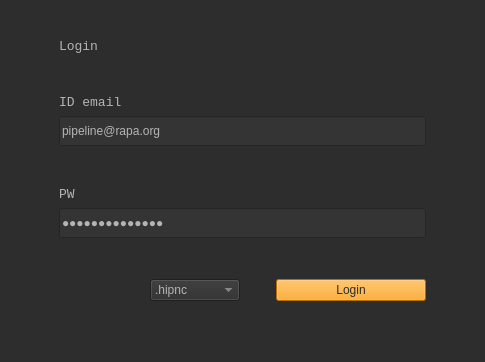
<?xml version="1.0" encoding="UTF-8"?>
<ui version="4.0">
 <class>MainWindow</class>
 <widget class="QMainWindow" name="MainWindow">
  <property name="enabled">
   <bool>true</bool>
  </property>
  <property name="geometry">
   <rect>
    <x>0</x>
    <y>0</y>
    <width>485</width>
    <height>362</height>
   </rect>
  </property>
  <property name="maximumSize">
   <size>
    <width>500</width>
    <height>400</height>
   </size>
  </property>
  <property name="windowTitle">
   <string>MainWindow</string>
  </property>
  <property name="styleSheet">
   <string notr="true">background-color: rgb(45, 45, 45);
selection-background-color: rgb(48, 140, 198);
font: 10pt&quot;Courier New&quot;;
color: rgb(180, 180, 180);
</string>
  </property>
  <widget class="QWidget" name="centralwidget">
   <property name="enabled">
    <bool>true</bool>
   </property>
   <property name="styleSheet">
    <string notr="true"/>
   </property>
   <layout class="QGridLayout" name="gridLayout">
    <item row="0" column="0">
     <layout class="QVBoxLayout" name="verticalLayout_2">
      <property name="spacing">
       <number>6</number>
      </property>
      <property name="leftMargin">
       <number>50</number>
      </property>
      <property name="topMargin">
       <number>30</number>
      </property>
      <property name="rightMargin">
       <number>50</number>
      </property>
      <property name="bottomMargin">
       <number>30</number>
      </property>
      <item>
       <widget class="QLabel" name="label_4">
        <property name="font">
         <font>
          <family>Courier New</family>
          <pointsize>10</pointsize>
          <weight>50</weight>
          <italic>false</italic>
          <bold>false</bold>
         </font>
        </property>
        <property name="text">
         <string>Login</string>
        </property>
       </widget>
      </item>
      <item>
       <spacer name="verticalSpacer_4">
        <property name="orientation">
         <enum>Qt::Vertical</enum>
        </property>
        <property name="sizeHint" stdset="0">
         <size>
          <width>20</width>
          <height>40</height>
         </size>
        </property>
       </spacer>
      </item>
      <item>
       <widget class="QLabel" name="label_5">
        <property name="font">
         <font>
          <family>Courier New</family>
          <pointsize>10</pointsize>
          <weight>50</weight>
          <italic>false</italic>
          <bold>false</bold>
         </font>
        </property>
        <property name="text">
         <string>ID email</string>
        </property>
       </widget>
      </item>
      <item>
       <widget class="QLineEdit" name="input_id">
        <property name="sizePolicy">
         <sizepolicy hsizetype="Expanding" vsizetype="Fixed">
          <horstretch>0</horstretch>
          <verstretch>0</verstretch>
         </sizepolicy>
        </property>
        <property name="minimumSize">
         <size>
          <width>0</width>
          <height>30</height>
         </size>
        </property>
        <property name="styleSheet">
         <string notr="true">background-color:rgb(52, 52, 52);</string>
        </property>
        <property name="text">
         <string>pipeline@rapa.org</string>
        </property>
       </widget>
      </item>
      <item>
       <spacer name="verticalSpacer_5">
        <property name="orientation">
         <enum>Qt::Vertical</enum>
        </property>
        <property name="sizeHint" stdset="0">
         <size>
          <width>20</width>
          <height>40</height>
         </size>
        </property>
       </spacer>
      </item>
      <item>
       <widget class="QLabel" name="label_6">
        <property name="font">
         <font>
          <family>Courier New</family>
          <pointsize>10</pointsize>
          <weight>50</weight>
          <italic>false</italic>
          <bold>false</bold>
         </font>
        </property>
        <property name="text">
         <string>PW</string>
        </property>
       </widget>
      </item>
      <item>
       <widget class="QLineEdit" name="input_pw">
        <property name="minimumSize">
         <size>
          <width>0</width>
          <height>30</height>
         </size>
        </property>
        <property name="styleSheet">
         <string notr="true">background-color:rgb(52, 52, 52);</string>
        </property>
        <property name="text">
         <string>netflixacademy</string>
        </property>
        <property name="echoMode">
         <enum>QLineEdit::PasswordEchoOnEdit</enum>
        </property>
       </widget>
      </item>
      <item>
       <spacer name="verticalSpacer_6">
        <property name="orientation">
         <enum>Qt::Vertical</enum>
        </property>
        <property name="sizeHint" stdset="0">
         <size>
          <width>20</width>
          <height>40</height>
         </size>
        </property>
       </spacer>
      </item>
      <item>
       <layout class="QHBoxLayout" name="horizontalLayout_2">
        <item>
         <spacer name="horizontalSpacer_3">
          <property name="orientation">
           <enum>Qt::Horizontal</enum>
          </property>
          <property name="sizeHint" stdset="0">
           <size>
            <width>40</width>
            <height>20</height>
           </size>
          </property>
         </spacer>
        </item>
        <item>
         <widget class="QComboBox" name="hipbox">
          <property name="minimumSize">
           <size>
            <width>90</width>
            <height>0</height>
           </size>
          </property>
          <property name="maximumSize">
           <size>
            <width>120</width>
            <height>100</height>
           </size>
          </property>
          <item>
           <property name="text">
            <string>.hipnc</string>
           </property>
          </item>
          <item>
           <property name="text">
            <string>.hip</string>
           </property>
          </item>
          <item>
           <property name="text">
            <string>.hiplc</string>
           </property>
          </item>
         </widget>
        </item>
        <item>
         <spacer name="horizontalSpacer_4">
          <property name="orientation">
           <enum>Qt::Horizontal</enum>
          </property>
          <property name="sizeType">
           <enum>QSizePolicy::Fixed</enum>
          </property>
          <property name="sizeHint" stdset="0">
           <size>
            <width>30</width>
            <height>20</height>
           </size>
          </property>
         </spacer>
        </item>
        <item>
         <widget class="QPushButton" name="login_btn">
          <property name="minimumSize">
           <size>
            <width>150</width>
            <height>0</height>
           </size>
          </property>
          <property name="styleSheet">
           <string notr="true">background-color: rgb(255, 153, 000);
color: rgb(45, 45, 45);</string>
          </property>
          <property name="text">
           <string>Login</string>
          </property>
         </widget>
        </item>
       </layout>
      </item>
     </layout>
    </item>
   </layout>
  </widget>
  <widget class="QMenuBar" name="menubar">
   <property name="geometry">
    <rect>
     <x>0</x>
     <y>0</y>
     <width>485</width>
     <height>23</height>
    </rect>
   </property>
  </widget>
  <widget class="QStatusBar" name="statusbar"/>
 </widget>
 <resources/>
 <connections/>
</ui>
